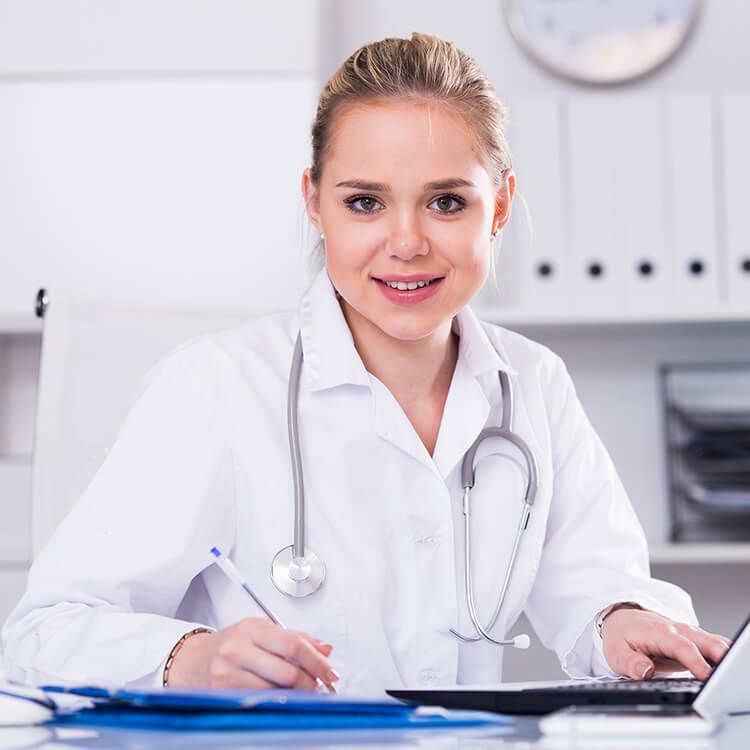
#> input picture HMS/image/doctor-03.jpg, 750 x 750 px
$ python -i dashboard.py   (imports and definitions only)
#> lines starting #> are read from the running program, lines starting #| are printed output that depends on the picture; pictures that were not available may be replaced by others from this repository, and a replacement may not be noted
#> further down, picture is the input picture: shape (750, 750, 3); mean B, G, R 210.4, 200.7, 206.4
### HMS/dashboard/appointments.py
import tkinter as tk

# -------------------------------
# Upcoming Appointments Section
# -------------------------------
def create_upcoming_appointments(parent):

    parent.configure(bg="white")

    # -------- Header --------
    header = tk.Frame(parent, bg="white")
    header.pack(fill="x", padx=15, pady=(10, 5))

    tk.Label(
        header,
        text="Upcoming Appointments",
        bg="white",
        font=("Segoe UI", 12, "bold")
    ).pack(side="left")

    tk.Button(
        header,
        text="View all",
        bg="#0d6efd",
        fg="white",
        font=("Segoe UI", 9, "bold"),
        relief="flat",
        padx=14
    ).pack(side="right")

    # -------- Table Header --------
    table_head = tk.Frame(parent, bg="#f8f9fa")
    table_head.pack(fill="x", padx=15)

    headers = ["Patient", "Appointment With", "Timing", ""]
    for i, text in enumerate(headers):
        table_head.grid_columnconfigure(i, weight=1)

        tk.Label(
            table_head,
            text=text,
            bg="#f8f9fa",
            font=("Segoe UI", 9, "bold"),
            anchor="w"
        ).grid(row=0, column=i, padx=10, pady=9, sticky="ew")

    # -------- Table Body --------
    body = tk.Frame(parent, bg="white")
    body.pack(fill="both", expand=True, padx=15, pady=(0, 10))

    data = [
        ("Bernardo Galaviz", "New York, USA", "Dr. Cristina Groves", "7.00 PM"),
        ("Bernardo Galaviz", "New York, USA", "Dr. Cristina Groves", "7.00 PM"),
        ("Bernardo Galaviz", "New York, USA", "Dr. Cristina Groves", "7.00 PM"),
        ("Bernardo Galaviz", "New York, USA", "Dr. Cristina Groves", "7.00 PM"),
    ]

    for row in data:
        add_row(body, row)


def add_row(parent, row_data):

    row = tk.Frame(
        parent,
        bg="white",
        highlightthickness=1,
        highlightbackground="#eaeaea"
    )
    row.pack(fill="x", pady=4)

    for i in range(4):
        row.grid_columnconfigure(i, weight=1)

    # -------- Patient --------
    patient_frame = tk.Frame(row, bg="white")
    patient_frame.grid(row=0, column=0, sticky="w", padx=10, pady=10)

    avatar = tk.Label(
        patient_frame,
        text=row_data[0][0],
        bg="#adb5bd",
        fg="white",
        width=2,
        font=("Segoe UI", 10, "bold")
    )
    avatar.pack(side="left", padx=(0, 8))

    info = tk.Frame(patient_frame, bg="white")
    info.pack(side="left")

    tk.Label(info, text=row_data[0], bg="white",
             font=("Segoe UI", 9, "bold")).pack(anchor="w")
    tk.Label(info, text=row_data[1], bg="white",
             fg="#6c757d", font=("Segoe UI", 8)).pack(anchor="w")

    # -------- Appointment With --------
    tk.Label(
        row,
        text=row_data[2],
        bg="white",
        font=("Segoe UI", 9)
    ).grid(row=0, column=1, sticky="w", padx=10)

    # -------- Timing --------
    tk.Label(
        row,
        text=row_data[3],
        bg="white",
        fg="#6c757d",
        font=("Segoe UI", 9)
    ).grid(row=0, column=2, sticky="w", padx=10)

    # -------- Button --------
    tk.Button(
        row,
        text="Take up",
        fg="#0d6efd",
        bg="white",
        relief="solid",
        borderwidth=1,
        font=("Segoe UI", 9),
        padx=16
    ).grid(row=0, column=3, sticky="e", padx=15)

### HMS/pages/doctors.py
import tkinter as tk

def create_doctors_section(parent):

    parent.configure(bg="white")

    # ---------- Title ----------
    title = tk.Label(
        parent,
        text="Doctors",
        bg="white",
        font=("Segoe UI", 12, "bold")
    )
    title.pack(anchor="w", padx=15, pady=(10, 5))

    # ---------- Canvas + Scrollbar ----------
    canvas = tk.Canvas(
        parent,
        bg="white",
        highlightthickness=0
    )
    canvas.pack(side="left", fill="both", expand=True, padx=(10, 0))

    scrollbar = tk.Scrollbar(
        parent,
        orient="vertical",
        command=canvas.yview
    )
    scrollbar.pack(side="right", fill="y", padx=(0, 5))

    canvas.configure(yscrollcommand=scrollbar.set)

    # ---------- Scrollable Frame ----------
    scrollable_frame = tk.Frame(canvas, bg="white")
    canvas.create_window((0, 0), window=scrollable_frame, anchor="nw")

    # Update scroll region
    scrollable_frame.bind(
        "<Configure>",
        lambda e: canvas.configure(scrollregion=canvas.bbox("all"))
    )

    # ---------- Doctors Data ----------
    doctors = [
        ("Bashir Ebrahimi", "MBBS, MD"),
        ("Bashir Ebrahimi", "MBBS, MD"),
        ("Bashir Ebrahimi", "MBBS, MD"),
        ("Bashir Ebrahimi", "MBBS, MD"),
        ("Bashir Ebrahimi", "MBBS, MD"),
        ("Bashir Ebrahimi", "MBBS, MD"),

    ]

    for name, degree in doctors:
        add_doctor_row(scrollable_frame, name, degree)

    # ---------- Footer ----------
    footer = tk.Label(
        parent,
        text="View all Doctors",
        bg="white",
        fg="#6c757d",
        font=("Segoe UI", 9)
    )
    footer.pack(pady=5)


def add_doctor_row(parent, name, degree):

    row = tk.Frame(parent, bg="white")
    row.pack(fill="x", padx=10, pady=6)

    # Avatar
    avatar = tk.Label(
        row,
        text="B",
        bg="#adb5bd",
        fg="white",
        width=2,
        font=("Segoe UI", 10, "bold")
    )
    avatar.pack(side="left", padx=(0, 10))

    # Info
    info = tk.Frame(row, bg="white")
    info.pack(side="left", fill="x", expand=True)

    tk.Label(
        info,
        text=name,
        bg="white",
        font=("Segoe UI", 9, "bold")
    ).pack(anchor="w")

    tk.Label(
        info,
        text=degree,
        bg="white",
        fg="#6c757d",
        font=("Segoe UI", 8)
    ).pack(anchor="w")

### HMS/pages/dashboard.py
import os
import tkinter as tk
from PIL import Image, ImageTk

from HMS.pages.appointments import create_upcoming_appointments
from HMS.pages.doctors import create_doctors_section


def dashboard_items(content_frame):

    # ---------- Card Frame ----------
    card = tk.Frame(
        content_frame,
        bg="white",
        width=230,
        height=120,
        highlightthickness=1,
        highlightbackground="#e0e0e0"
    )
    card.place(x=20, y=20)
    card.pack_propagate(False)

    # ---------- Load Doctor Icon ----------
    current_dir = os.path.dirname(__file__)  # HMS/pages
    base_dir = os.path.dirname(current_dir)  # HMS
    icon_path = os.path.join(base_dir, "icon", "doctor_icon.png")

    img = Image.open(icon_path)
    img = img.resize((60, 60))
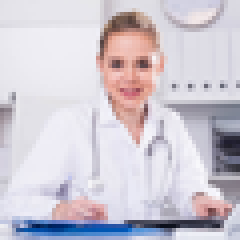
#> img: PIL image 60x60 RGB (shown 4 times larger); mean R, G, B 206.4, 200.7, 210.4
    doctor_icon = ImageTk.PhotoImage(img)

    icon_label = tk.Label(card, image=doctor_icon,bg="#Fff")
    icon_label.image = doctor_icon
    icon_label.place(x=20, y=30)

    # ---------- Count ----------
    tk.Label(
        card,
        text="98",
        font=("Segoe UI", 22, "bold"),
        fg="#555",
        bg="white"
    ).place(x=170, y=20)

    # ---------- Doctors Button ----------
    tk.Label(
        card,
        text=" Doctors ✓ ",
        font=("Segoe UI", 10, "bold"),
        fg="white",
        bg="#0d6efd",
        padx=10,
        pady=3
    ).place(x=110, y=65)

    # ---------- patients Frame ----------
    patients = tk.Frame(
        content_frame,
        bg="white",
        width=230,
        height=120,
        highlightthickness=1,
        highlightbackground="#e0e0e0"
    )
    patients.place(x=310, y=20)
    patients.pack_propagate(False)

    # ---------- Load Doctor Icon ----------
    current_dir = os.path.dirname(__file__)  # HMS/pages
    base_dir = os.path.dirname(current_dir)  # HMS
    icon_path = os.path.join(base_dir, "icon", "dashboardColor.png")

    img = Image.open(icon_path)
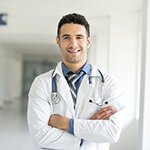
#> input picture HMS/image/doctor-thumb-01.jpg, 150 x 150 px, given in place of dashboardColor.png, which was not available
#> img is the input picture: PIL image 150x150 RGB; mean R, G, B 202.1, 201.2, 196.5
    img = img.resize((60, 60))
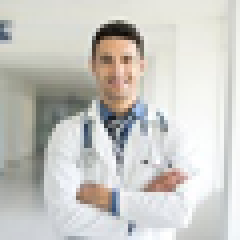
#> img: PIL image 60x60 RGB (shown 4 times larger); mean R, G, B 202.1, 201.3, 196.5
    doctor_icon = ImageTk.PhotoImage(img)

    icon_label = tk.Label(patients, image=doctor_icon, bg="#Fff")
    icon_label.image = doctor_icon
    icon_label.place(x=20, y=30)

    # ---------- Count ----------
    tk.Label(
        patients,
        text="98",
        font=("Segoe UI", 22, "bold"),
        fg="#555",
        bg="white"
    ).place(x=170, y=20)

    # ---------- Doctors Button ----------
    tk.Label(
        patients,
        text=" Patients ✓ ",
        font=("Segoe UI", 10, "bold"),
        fg="white",
        bg="#55ce63",
        padx=10,
        pady=3
    ).place(x=110, y=65)

    # ---------- attend Frame ----------
    attend = tk.Frame(
        content_frame,
        bg="white",
        width=230,
        height=120,
        highlightthickness=1,
        highlightbackground="#e0e0e0"
    )
    attend.place(x=600, y=20)
    attend.pack_propagate(False)

    # ---------- Load Doctor Icon ----------
    current_dir = os.path.dirname(__file__)  # HMS/pages
    base_dir = os.path.dirname(current_dir)  # HMS
    icon_path = os.path.join(base_dir, "icon", "dashboardColor.png")

    img = Image.open(icon_path)
    img = img.resize((60, 60))
    doctor_icon = ImageTk.PhotoImage(img)

    icon_label = tk.Label(attend, image=doctor_icon, bg="#Fff")
    icon_label.image = doctor_icon
    icon_label.place(x=20, y=30)

    # ---------- Count ----------
    tk.Label(
        attend,
        text="98",
        font=("Segoe UI", 22, "bold"),
        fg="#555",
        bg="white"
    ).place(x=170, y=20)

    # ---------- Doctors Button ----------
    tk.Label(
        attend,
        text=" Attend ✓ ",
        font=("Segoe UI", 10, "bold"),
        fg="white",
        bg="#7a92a3",
        padx=10,
        pady=3
    ).place(x=110, y=65)

    # ---------- pending Frame ----------
    pending = tk.Frame(
        content_frame,
        bg="white",
        width=230,
        height=120,
        highlightthickness=1,
        highlightbackground="#e0e0e0"
    )
    pending.place(x=900, y=20)
    pending.pack_propagate(False)

    # ---------- Load Doctor Icon ----------
    current_dir = os.path.dirname(__file__)  # HMS/pages
    base_dir = os.path.dirname(current_dir)  # HMS
    icon_path = os.path.join(base_dir, "icon", "dashboardColor.png")

    img = Image.open(icon_path)
    img = img.resize((60, 60))
    doctor_icon = ImageTk.PhotoImage(img)

    icon_label = tk.Label(pending, image=doctor_icon, bg="#Fff")
    icon_label.image = doctor_icon
    icon_label.place(x=20, y=30)

    # ---------- Count ----------
    tk.Label(
        pending,
        text="98",
        font=("Segoe UI", 22, "bold"),
        fg="#555",
        bg="white"
    ).place(x=170, y=20)

    # ---------- Doctors Button ----------
    tk.Label(
        pending,
        text=" Pending ✓ ",
        font=("Segoe UI", 10, "bold"),
        fg="white",
        bg="#ffbc35",
        padx=10,
        pady=3
    ).place(x=110, y=65)

    #upcoming appointments
    appointment = tk.Frame(
        content_frame,
        bg="#fff",
        width=750,
        height=400,
        highlightthickness=1,
        highlightbackground="#e0e0e0"
    )
    appointment.place(x=20, y=170)
    appointment.pack_propagate(False)
    create_upcoming_appointments(appointment)
    # Doctor's appointments
    pending = tk.Frame(
        content_frame,
        bg="#fff",
        width=350,
        height=400,
        highlightthickness=1,
        highlightbackground="#e0e0e0"
    )
    pending.place(x=780, y=170)
    pending.pack_propagate(False)
    create_doctors_section(pending)

>>> import cv2
>>> picture = cv2.imread('../image/doctor-03.jpg')
>>> result = dashboard_items(picture)
